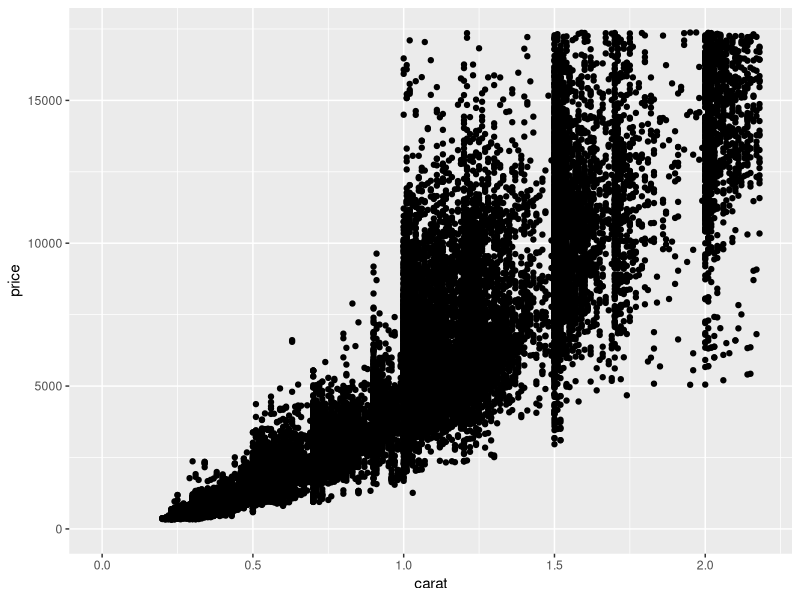
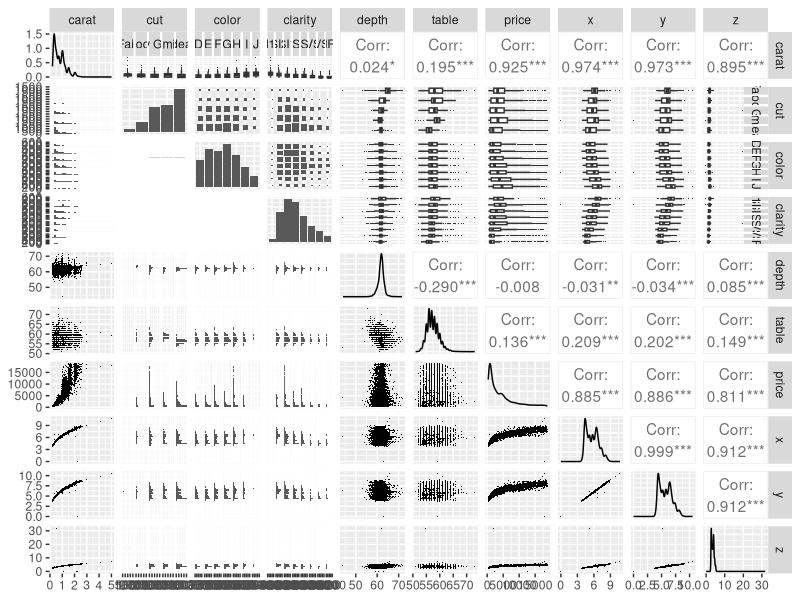
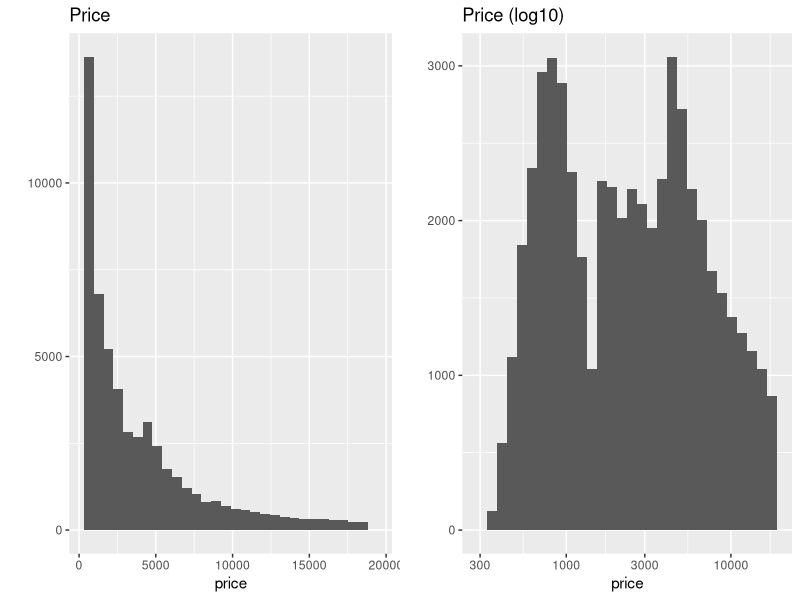
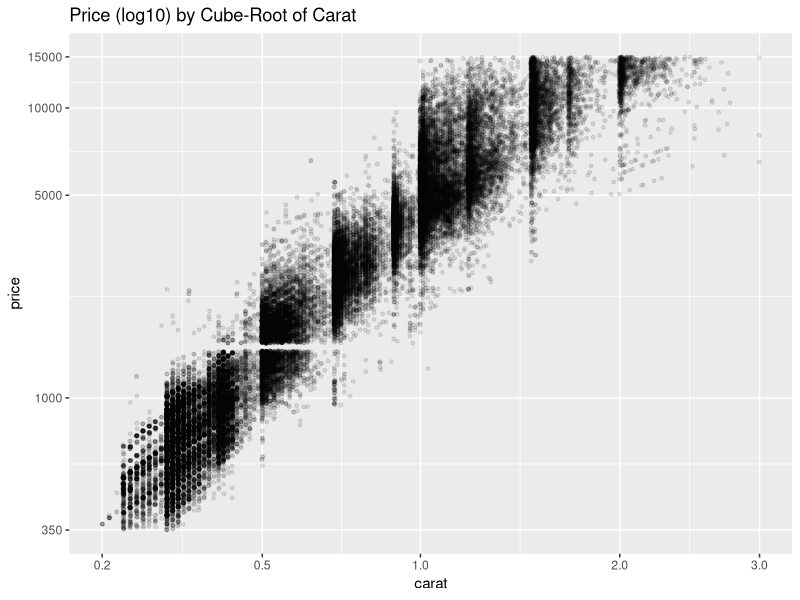
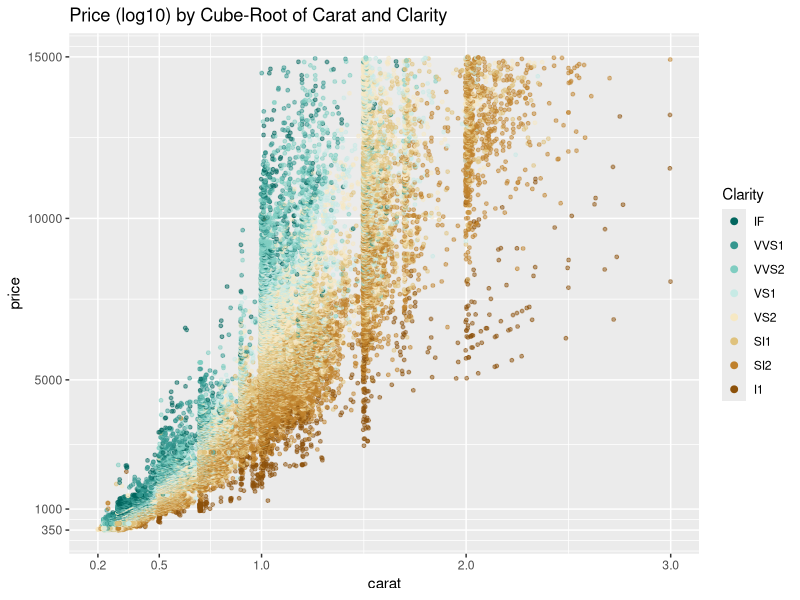
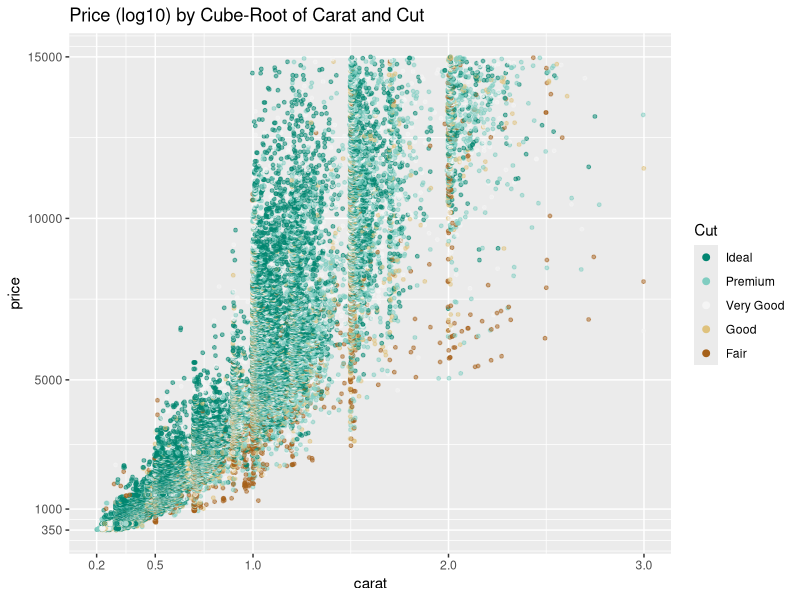
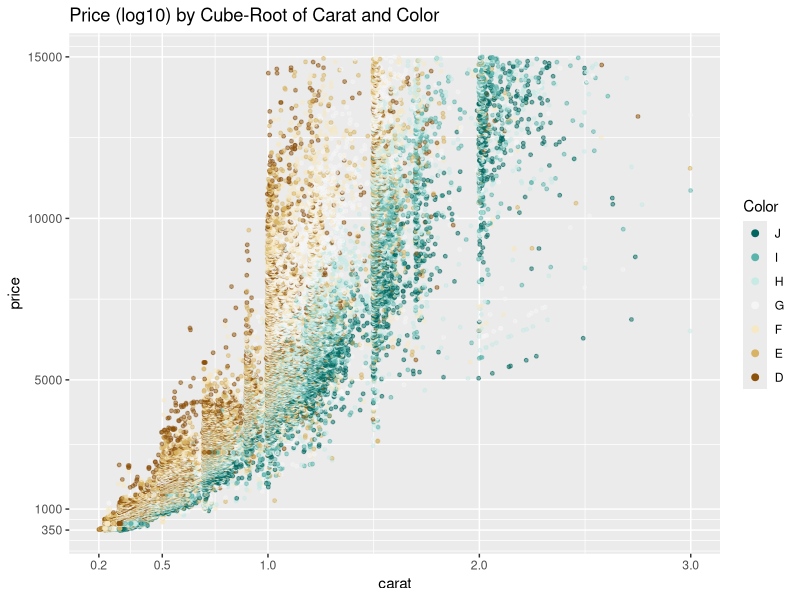

Write R code to recreate these figures, in order.
#load dataset
library(ggplot2)
library(reshape2)
library(dplyr)
library(GGally)
library(scales)
library(memisc)
library(lattice)
library(MASS)
library(car)
library(ggplot2)
data(diamonds)

#price vs carat scatter
ggplot(aes(x=carat,y=price),data=diamonds)+geom_point()+
  xlim(0,quantile(diamonds$carat,0.99))+
  ylim(0,quantile(diamonds$price,0.99))

#ggpairs
set.seed(2222)
diamond_samp <- diamonds[sample(1:length(diamonds$price),10000),]
ggpairs(diamond_samp,
  lower = list(continuous = wrap("points", shape = I('.'))),
  upper = list(combo = wrap("box", outlier.shape = I('.'))))

#two price histograms
library(gridExtra)
plot1 <- qplot(x=price,data=diamonds) + 
  ggtitle('Price')
plot2 <- qplot(x=price,data=diamonds) + scale_x_log10() +
  ggtitle('Price (log10)')
grid.arrange(plot1,plot2,ncol=2)

#cuberoot transformation
cuberoot_trans <- function() trans_new('cuberoot',
                                       transform = function(x) x^(1/3),
                                       inverse = function(x) x^3
                                       )

#scatter transformation
ggplot(aes(carat, price), data = diamonds) + 
  geom_point(alpha=0.1,position='jitter',size=1) + 
  scale_x_continuous(trans = cuberoot_trans(), limits = c(0.2, 3),
                     breaks = c(0.2, 0.5, 1, 2, 3)) + 
  scale_y_continuous(trans = log10_trans(), limits = c(350, 15000),
                     breaks = c(350, 1000, 5000, 10000, 15000)) +
  ggtitle('Price (log10) by Cube-Root of Carat')

#with carat, clarity, color, cut
ggplot(aes(x = carat, y = price, color=clarity), data = diamonds) + 
  geom_point(alpha = 0.5, size = 1, position = 'jitter') +
  scale_color_brewer(type = 'div',
                     guide = guide_legend(title = 'Clarity', reverse = T,
                                          override.aes = list(alpha = 1, size = 2))) +  
  scale_x_continuous(limits = c(0.2, 3),
                     breaks = c(0.2, 0.5, 1, 2, 3)) + 
  scale_y_continuous(limits = c(350, 15000),
                     breaks = c(350, 1000, 5000, 10000, 15000)) +
  ggtitle('Price (log10) by Cube-Root of Carat and Clarity')
ggplot(aes(x = carat, y = price, color=cut), data = diamonds) + 
  geom_point(alpha = 0.5, size = 1, position = 'jitter') +
  scale_color_brewer(type = 'div',
                     guide = guide_legend(title = 'Cut', reverse = T,
                                          override.aes = list(alpha = 1, size = 2))) +  
  scale_x_continuous(limits = c(0.2, 3),
                     breaks = c(0.2, 0.5, 1, 2, 3)) + 
  scale_y_continuous(limits = c(350, 15000),
                     breaks = c(350, 1000, 5000, 10000, 15000)) +
  ggtitle('Price (log10) by Cube-Root of Carat and Cut')
ggplot(aes(x = carat, y = price, color=color), data = diamonds) + 
  geom_point(alpha = 0.5, size = 1, position = 'jitter') +
  scale_color_brewer(type = 'div',
                     guide = guide_legend(title = 'Color', reverse = T,
                                          override.aes = list(alpha = 1, size = 2))) +  
  scale_x_continuous(limits = c(0.2, 3),
                     breaks = c(0.2, 0.5, 1, 2, 3)) + 
  scale_y_continuous(limits = c(350, 15000),
                     breaks = c(350, 1000, 5000, 10000, 15000)) +
  ggtitle('Price (log10) by Cube-Root of Carat and Color')

#linear model
m1 <- lm(I(log(price)) ~ I(carat^(1/3)), data=diamonds)
m2 <- update(m1, ~ . +carat)
m3 <- update(m1, ~ . +color)
m4 <- update(m1, ~ . +cut)
m5 <- update(m1, ~ . +clarity)
mtable(m1,m2,m3,m4,m5)

#predictions (lol i need a better version of r)
